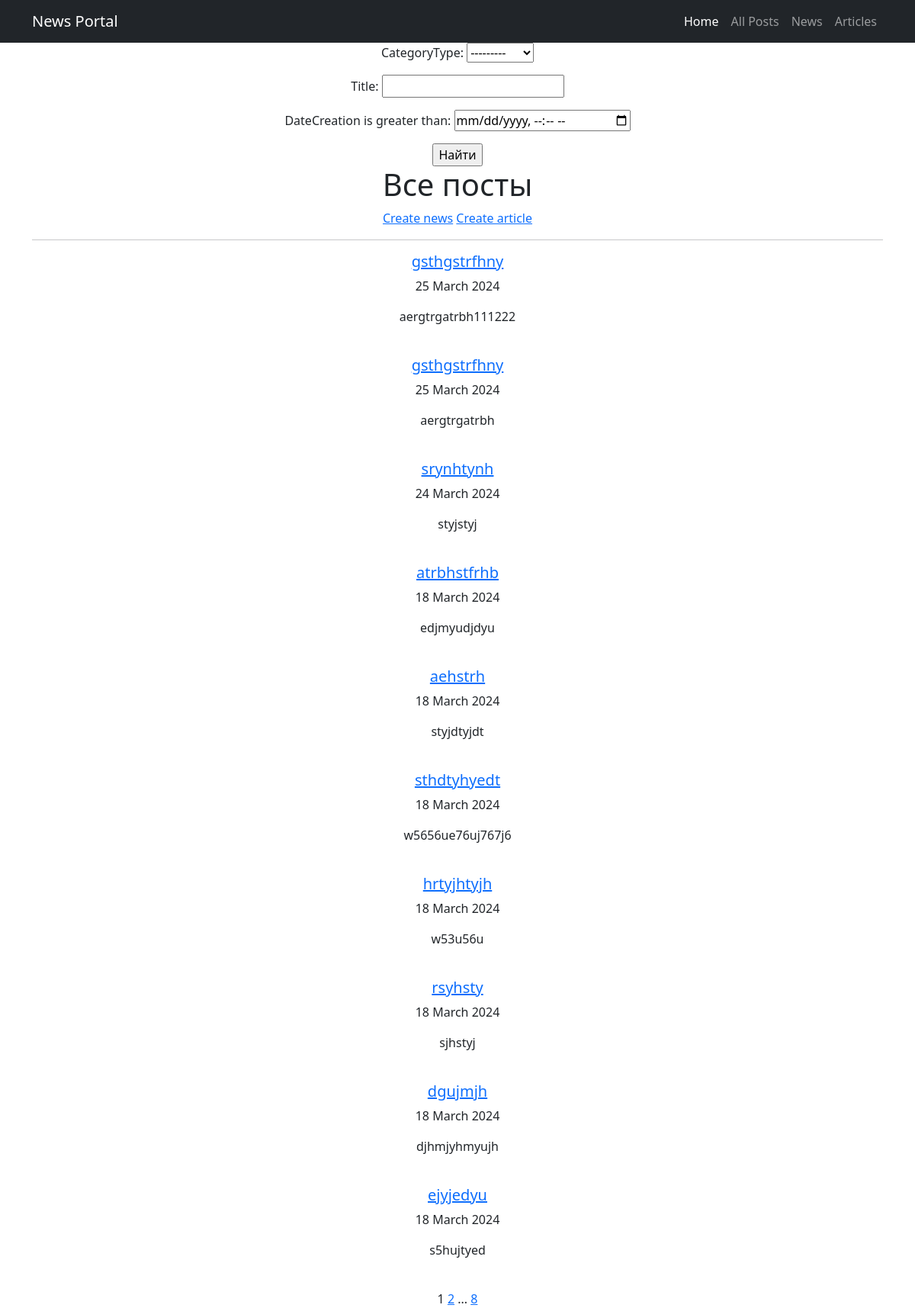
Page /posts/ (signed in) on the earlier database version.
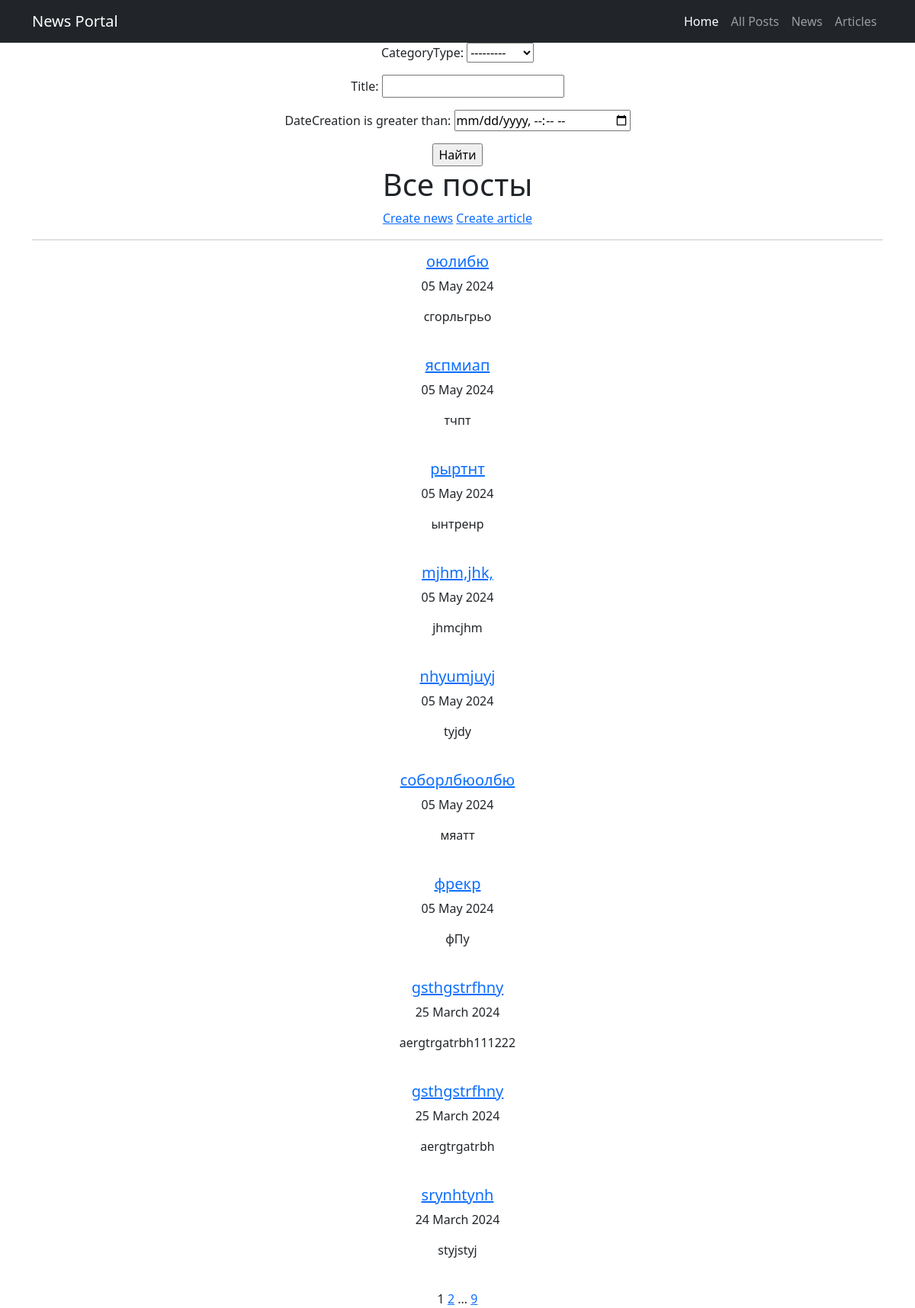
Same page on the later database version.
### news/models.py (models this page shows, shortened)
class Post(models.Model):
    NEWS = 'NW'
    ARTICLE = 'AR'
    CATEGORY_CHOICES = [
        (NEWS, 'Новость'),
        (ARTICLE, 'Статья')
    ]
    author = models.ForeignKey(Author, on_delete=models.CASCADE)
    categoryType = models.CharField(max_length=2, choices=CATEGORY_CHOICES, default=ARTICLE)
    dateCreation = models.DateTimeField(auto_now_add=True)
    postCategory = models.ManyToManyField(Category, through='PostCategory')
    title = models.CharField(max_length=128)
    text = models.TextField()
    rating = models.SmallIntegerField(default=0)

### news/views.py (the view)
# urls.py: path('posts/', PostList.as_view(), name='post_list'),
class PostList(FilteredListView):
    model = Post
    queryset = Post.objects.order_by('-dateCreation')
    filter_class = PostFilter
    template_name = 'posts.html'
    context_object_name = 'posts'

### news/templatetags/custom_filters.py (called while the page is built)
@register.filter()
def censor(value):
    for word in CENSOR_WORDS:
        pattern = re.compile(re.escape(word), re.IGNORECASE)
        value = pattern.sub(lambda x: '*' * len(x.group()), value)
    return value

### news/views.py (called while the page is built)
    def get_queryset(self):
        queryset = super().get_queryset()
        self.filterset = self.filter_class(self.request.GET, queryset)
        return self.filterset.qs

    def get_context_data(self, **kwargs):
        context = super().get_context_data(**kwargs)
        context['filterset'] = self.filterset
        return context

### templates/posts.html (shortened to what this page needs)
{% extends 'flatpages/default.html' %}
{% load custom_filters %}
{% block content %}
    {% with 'flatpages/filters_form.html' as template_name %}
        {% include template_name %}
    {% endwith %}
    <h1>Все посты</h1>
    {% if perms.news.add_post %}
        {% with 'create_post_link.html' as template_name %}
            {% include template_name %}
        {% endwith %}
    {% endif %}
    <hr>
    {% if posts %}
           {% for post in posts %}
                <div>
                    {% if post.categoryType == 'NW' %}
                        <a href="{% url 'new_detail' pk=post.id %}">
                    {% elif post.categoryType == 'AR' %}
                        <a href="{% url 'article_detail' pk=post.id %}">
                    {% endif %}
                            <h5>{{ post.title|censor }}</h5>
                    </a>
                    <p>{{ post.dateCreation|date:"d F Y"}}</p>
                    <p>{{ post.text|censor|truncatechars:20 }}</p>
                </div>
                <br>
           {% endfor %}
    {% else %}
       <h2>Постов нет!</h2>
    {% endif %}
    {% with 'flatpages/paginate.html' as template_name %}
        {% include template_name %}
    {% endwith %}
{% endblock content %}

Differences in the rows shown:
no longer on this page (row unchanged): Post: title|censor "atrbhstfrhb", dateCreation "18 March 2024", text|censor "edjmyudjdyu"
no longer on this page (row unchanged): Post: title|censor "aehstrh", dateCreation "18 March 2024", text|censor "styjdtyjdt"
no longer on this page (row unchanged): Post: title|censor "sthdtyhyedt", dateCreation "18 March 2024", text|censor "w5656ue76uj767j6"
no longer on this page (row unchanged): Post: title|censor "hrtyjhtyjh", dateCreation "18 March 2024", text|censor "w53u56u"
no longer on this page (row unchanged): Post: title|censor "rsyhsty", dateCreation "18 March 2024", text|censor "sjhstyj"
no longer on this page (row unchanged): Post: title|censor "dgujmjh", dateCreation "18 March 2024", text|censor "djhmjyhmyujh"
no longer on this page (row unchanged): Post: title|censor "ejyjedyu", dateCreation "18 March 2024", text|censor "s5hujtyed"
added Post: title|censor "оюлибю", dateCreation "05 May 2024", text|censor "сгорльгрьо"
added Post: title|censor "яспмиап", dateCreation "05 May 2024", text|censor "тчпт"
added Post: title|censor "рыртнт", dateCreation "05 May 2024", text|censor "ынтренр"
added Post: title|censor "mjhm,jhk,", dateCreation "05 May 2024", text|censor "jhmcjhm"
added Post: title|censor "nhyumjuyj", dateCreation "05 May 2024", text|censor "tyjdy"
added Post: title|censor "соборлбюолбю", dateCreation "05 May 2024", text|censor "мяатт"
added Post: title|censor "фрекр", dateCreation "05 May 2024", text|censor "фПу"
Other differences:
{{ page_obj.paginator.num_pages }}: "8" → "9"
